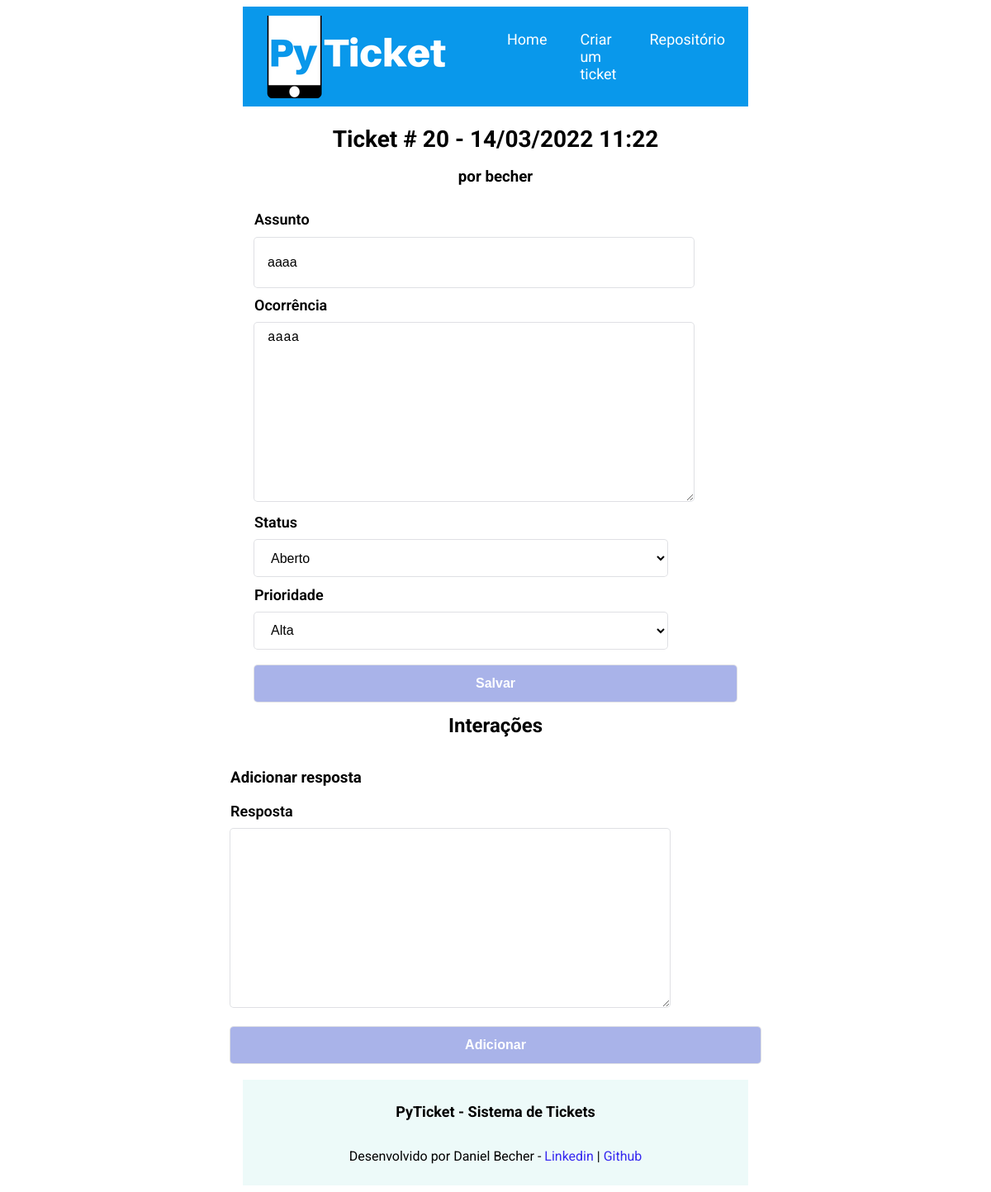
The page /tickets/ticket/?id=20 (signed in) on the database its author committed.
### ptkt/models.py (models this page shows, shortened)
class Tickets(models.Model):
    assunto = models.CharField(max_length=300, blank=False, null=False)
    descricao = models.TextField(blank=False, null=False)
    usuario = models.ForeignKey(User, on_delete=models.CASCADE)
    data_abertura = models.DateTimeField(auto_now=True)
    status = models.CharField(max_length=20)
    prioridade = models.CharField(max_length=20, blank=False, null=False)
    anexo = models.FileField(upload_to ='uploads/', blank=True, null=True)
    def get_data_ticket(self):
        return self.data_abertura.strftime('%d/%m/%Y')
    def get_hora_ticket(self):
        return self.data_abertura.strftime('%H:%M')

### ptkt/views.py (the view)
# urls.py: path('tickets/ticket/', views.ticket),
@login_required(login_url='/login/')
def ticket(request):
    id_ticket = request.GET.get('id')
    dados = {}
    if id_ticket:
        dados = {'ticket': Tickets.objects.get(id=id_ticket), 'interacoes': Interacoes.objects.filter(chamado_id=id_ticket)}
    return render(request, 'ticket.html', dados)

### templates/ticket.html (shortened to what this page needs)
{% extends "modelo.html" %}
{% block content %}
<section class="ticket">
    <h2 class="ticket__titulo">Ticket # {{ ticket.id }} - {{ ticket.get_data_ticket }} {{ ticket.get_hora_ticket }}</h2>
    <h3 class="ticket__subtitulo">por {{ ticket.usuario}}</h3>
    <form action="submit" method="POST">{% csrf_token %}
        <label class="ticket__label">Assunto</label>
        <input class="ticket__input" type="text" name="assunto" value="{{ ticket.assunto }}">
        <label class="ticket__label">Ocorrência</label>
        <textarea class="ticket__input" name="descricao" rows=10 cols=20>{{ ticket.descricao }}</textarea>
        <label class="ticket__label">Status</label>
        <select class="ticket__input" type="text" name="status" value="{{ ticket.status }}">
            <option {% if ticket.status == 'Aberto' %} selected {% endif %}>Aberto</option>
        </select>
        <label class="ticket__label">Prioridade</label>
        <select class="ticket__input" name="prioridade">
            <option value="Alta" {% if ticket.prioridade == "Alta" %} selected {%endif%}>Alta</option>
        </select>
        <button class="ticket__button" type="submit">Salvar</button>
    </form>
</section>
<section class="interacoes">
    <h2 class="ticket__subtitulo">Interações</h2>
</section>
<section class="resposta">
    <h3 class="ticket__interacao--textosub">Adicionar resposta</h3>
    <form action="interacaosubmit" method="POST">{% csrf_token %}
        <label class="ticket__label">Resposta</label>
        <textarea class="ticket__input" name="resposta" rows=10 cols=20></textarea>
        <button class="ticket__button" type="interacaosubmit">Adicionar</button>
    </form>
</section>
{% endblock %}

### static/css/estilos.css (style rules this page uses)
body { font-family: 'Roboto', sans-serif; display: flex; flex-direction: column; align-items: center; }

### static/css/criarticket.css (style rules this page uses)
.ticket { display: flex; flex-direction: column; justify-content: center; }
.ticket__titulo { display: flex; justify-content: center; font-size: 28px }
.ticket__input { font-size: 16px; line-height: 20px; padding: 8px 16px; width: 500px; min-height: 44px; border: unset; border-radius: 4px; outline-color: rgb(84 105 212 / 0.5); background-color: rgb(255, 255, 255); box-shadow: rgba(0, 0, 0, 0) 0px 0px 0px 0px, rgba(0, 0, 0, 0) 0px 0px 0px 0px, rgba(0, 0, 0, 0) 0px 0px 0px 0px, rgba(60, 66, 87, 0.16) 0px 0px 0px 1px, rgba(0, 0, 0, 0) 0px 0px 0px 0px, rgba(0, 0, 0, 0) 0px 0px 0px 0px, rgba(0, 0, 0, 0) 0px 0px 0px 0px; }
.ticket__button { color: #fff; font-weight: bold; font-size: 16px; line-height: 28px; padding: 8px 16px; width: 100%; margin: 20px 0; min-height: 44px; border: unset; border-radius: 4px; outline-color: rgb(84 105 212 / 0.5); background-color: rgb(84 105 212 / 0.5); box-shadow: rgba(0, 0, 0, 0) 0px 0px 0px 0px, rgba(0, 0, 0, 0) 0px 0px 0px 0px, rgba(0, 0, 0, 0) 0px 0px 0px 0px, rgba(60, 66, 87, 0.16) 0px 0px 0px 1px, rgba(0, 0, 0, 0) 0px 0px 0px 0px, rgba(0, 0, 0, 0) 0px 0px 0px 0px, rgba(0, 0, 0, 0) 0px 0px 0px 0px; }
.ticket__label { font-size: 18px; font-weight: 600; display: block; margin: 0.7rem 0; }

### static/css/ticket.css (style rules this page uses)
.ticket { width: 50%; display: flex; justify-content: center; align-items: center; }
.ticket__subtitulo { margin-top: -5px; text-align: center; }
.interacoes { width: 50%; display: flex; flex-direction: column; align-items: center; }

### rows shown on the page
Tickets: id "20", get_data_ticket "14/03/2022", get_hora_ticket "11:22", usuario "becher", assunto "aaaa", descricao "aaaa", status "Aberto", prioridade "Alta"
